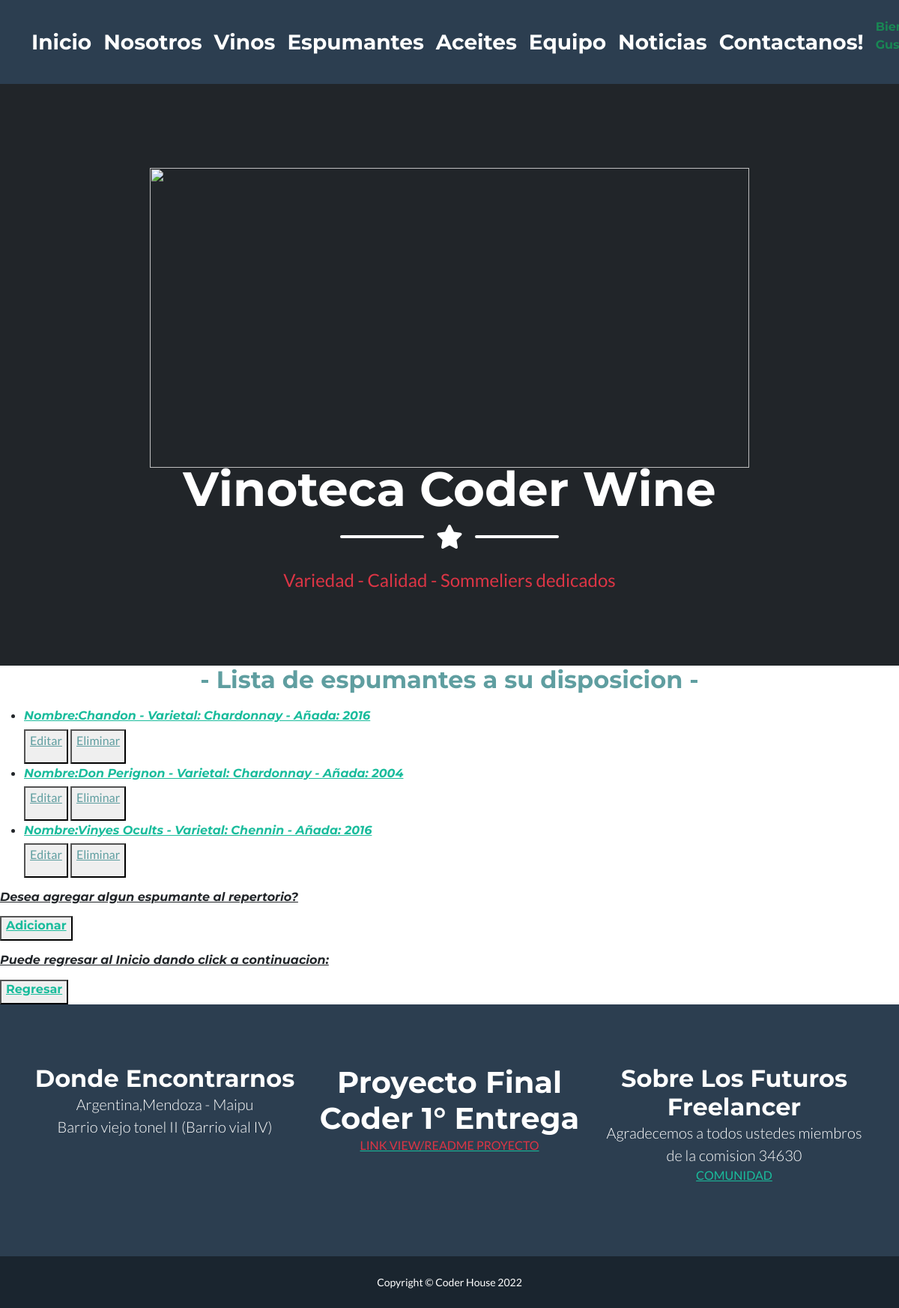
Page /espumanteList/ (signed in) on the committed database.
### AppCoder/models.py (models this page shows)
class Espumante(models.Model):
    nombre = models.CharField(max_length=50)
    varietal = models.CharField(max_length=50)
    añada = models.IntegerField()
    class Meta:
        verbose_name= 'Mis Espumante'
        ordering = ['nombre', 'varietal','añada',]
        unique_together = ['nombre', 'varietal','añada',]
    def __str__(self):
        return (f'Nombre:{self.nombre} - Varietal: {self.varietal} - Añada: {self.añada}')

### AppCoder/views.py (the view)
# urls.py: path('espumanteList/', EspumanteList.as_view(), name="EspumanteList"),
class EspumanteList(LoginRequiredMixin, ListView):
    model = Espumante
    template_name = "espumante-list.html"

### AppCoder/templates/espumante-list.html (shortened to what this page needs)
{% extends 'padre.html' %}
{% load static %}
{% block contenidoQueCambia %}
   <h2 class="text-center" style="color:cadetblue"> - Lista de espumantes a su disposicion -</h2>
   <ul>
        {% for espumante in object_list %}
            <li>
                <h6><i><a href= " {% url 'EspumanteDetail' espumante.id %}">
                    {{espumante}}
                </a></i></h6>
            </li>
            <div>
                {% if request.user.is_staff %}
                <button>
                    <p><a style="color:cadetblue" href=" {% url 'EspumanteUpdate' espumante.id %}">Editar</a></p>
                </button>
                    {% if request.user.is_superuser %}
                    <button>
                        <p><a style="color:cadetblue" href=" {% url 'EspumanteDelete' espumante.id %}">Eliminar</a></p>
                    </button>
                    {% endif %}
                {% endif %}
            </div>
        {% endfor %}
   </ul>
   {% if request.user.is_staff %}
   <h6><i><u><p>Desea agregar algun espumante al repertorio?</p></u></i></h6>
   <button>
        <h6><a href=" {% url 'EspumanteCreate' %}">Adicionar</a></h6>
   </button>
   {% endif %}
   <h6><i><u><p>Puede regresar al Inicio dando click a continuacion:</p></u></i></h6>
    <button>
        <h6><a href="{% url 'Inicio' %}">Regresar</a></h6>
    </button>
{% endblock contenidoQueCambia %}

### AppCoder/templates/padre.html (shortened to what this page needs)
<<!DOCTYPE html>
<html lang="en">
    <head>
        {% load static %}
        <link href="{% static 'css/styles.css' %}" rel="stylesheet" />
    </head>
    <body id="page-top">
        <nav class="navbar navbar-expand-lg bg-secondary text-capitalize fixed-top" id="mainNav">
            <div class="container">
                {% if request.user.is_staff %}
                    <a class="navbar-brand" href="{% url 'Inicio' %}">Inicio</a>
                    <a class="navbar-brand" href="{% url 'Nosotros' %}">Nosotros</a>
                    <a class="navbar-brand" href="{% url 'Vinos' %}">Vinos</a>
                    <a class="navbar-brand" href="{% url 'Espumantes' %}">Espumantes</a>
                    <a class="navbar-brand" href="{% url 'Aceites' %}">Aceites</a>
                    <a class="navbar-brand" href="{% url 'Equipo' %}">Equipo</a>
                    <a class="navbar-brand" href="{% url 'Noticias' %}">Noticias</a>
                    <a class="navbar-brand" href="{% url 'Contacto' %}">Contactanos!</a>
                    <p class="text-justify text-success">Bienvenido {{user.username}}!.</p>
                {% endif %}
            </div>
        </nav>
        <header class="masthead bg-dark text-white text-center">
            <img src="https://www.vinetur.com/imagenes/2021/agosto/3/bodega.jpg" width="800" height="400" alt="">
            <div class="container d-flex align-items-center flex-column">
                <h1 class="masthead-heading text-white mb-0">Vinoteca Coder Wine</h1>
                <div class="divider-custom divider-light">
                    <div class="divider-custom-line"></div>
                    <div class="divider-custom-icon"><i class="fas fa-star"></i></div>
                    <div class="divider-custom-line"></div>
                </div>
                <p class="masthead-subheading text-danger font-weight-light mb-0">Variedad - Calidad - Sommeliers dedicados</p>
            </div>
        </header>
        {% block contenidoQueCambia %}
        {% endblock contenidoQueCambia %}
        <footer class="footer text-center">
            <div class="container">
                <div class="row">
                    <div class="col-lg-4 mb-5 mb-lg-0">
                        <h2 class="text-capitalize mb-0">Donde Encontrarnos</h2>
                        <p class="lead mb-0">
                            Argentina,Mendoza - Maipu
                            <br />
                            Barrio viejo tonel II (Barrio vial IV)
                        </p>
                    </div>
                    <div class="col-lg-4 mb-5 mb-lg-0">
                        <h1 class="text-capitalize mb-0">Proyecto Final Coder 1° Entrega</h1>
                        <a href=https://youtu.be/dslGyj311kY><p class="text-danger text-uppercase">Link View/Readme Proyecto</p></a>
                    </div>
                    <div class="col-lg-4">
                        <h2 class="text-capitalize mb-0">Sobre los futuros Freelancer</h2>
                        <p class="lead mb-0">
                            Agradecemos a todos ustedes miembros de la comision 34630
                            <a href="https://plataforma.coderhouse.com/cursos/34630/python/companeros"><p class="text-success text-uppercase">Comunidad</p></a>
                        </p>
                    </div>
                </div>
            </div>
        </footer>
        <div class="copyright py-4 text-center text-white">
            <div class="container"><small>Copyright &copy; Coder House 2022</small></div>
        </div>
    </body>
</html>

### rows in the picture
Espumante: nombre+varietal+añada "Nombre:Chandon - Varietal: Chardonnay - Añada: 2016"
Espumante: nombre+varietal+añada "Nombre:Don Perignon - Varietal: Chardonnay - Añada: 2004"
Espumante: nombre+varietal+añada "Nombre:Vinyes Ocults - Varietal: Chennin - Añada: 2016"
